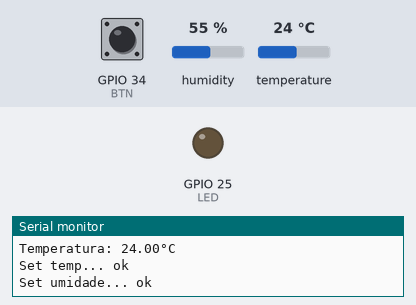
This sketch was run on a simulated ESP32. On the bench: output pins drawn as LEDs (lit = HIGH), the last lines printed to the serial monitor. The inputs (shaded band) are chosen by the test bench; at power-on: GPIO 34 (BTN) LOW, humidity 55 %, temperature 24 °C. WiFi joins after 1.5 s; servers stay silent unless stated; the Firebase database answers and starts empty.

Above: at 2.7 s.
2.8 s: GPIO 34 (BTN) pulled HIGH for 0.15 s
At 3.6 s:
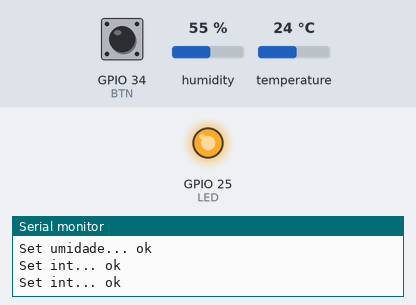
4.4 s: GPIO 34 (BTN) pulled HIGH for 1 s
At 5.5 s:
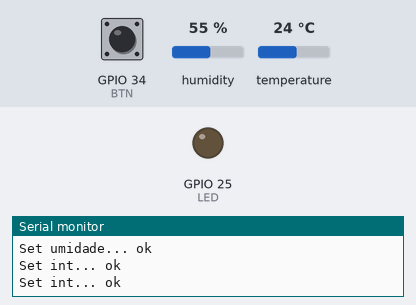
6.9 s: GPIO 34 (BTN) pulled HIGH for 3.2 s
At 7.9 s:
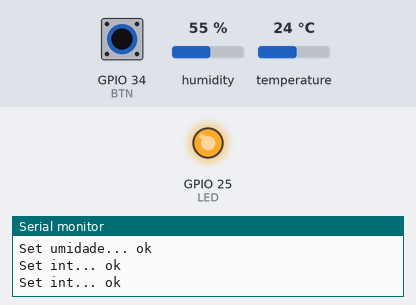
Timing chart, 0 to 9.9 s (numbered marks = the images above; inputs shaded):
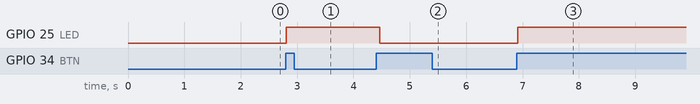

The sketch:

firebase_test.ino
```cpp
// (licence header left out)
/** Esse exemplo mostra o acesso ao Realtime Database (RTDB) em modo teste (sem autenticação) para envio de dados do sensor DHT11 (temperatura e umidade).
 *  Além disso, o sistema permite o envio do status de um led conectado a uma porta digital, bem como o recebimento de comandos de acionamento.
 *
 *  Exemplo modificado por: Lucas Mendes
 *
 *  Email: lucas.mendes.lfm@gmail.com
 *
 *  Github:
 *
 */

#include <Arduino.h>
#include <WiFi.h>
#include <FirebaseESP32.h>

// Provide the RTDB payload printing info and other helper functions.
#include <addons/RTDBHelper.h>

// DHT11
#include <DHT.h> // Inclui a biblioteca DHT Sensor Library

#define DHTPIN 32 // Pino digital 32 conectado ao DHT11
#define DHTTYPE DHT11 //DHT 11

/* Definição das credenciais Wi-Fi */
#define WIFI_SSID ""
#define WIFI_PASSWORD ""

/* Definição da URL do Realtime Database no Firebase */
#define DATABASE_URL "" //<databaseName>.firebaseio.com or <databaseName>.<region>.firebasedatabase.app

/* Definição do objeto de dados Firebase */
FirebaseData fbdo;

/* Definição dos dados de autenticação */
FirebaseAuth auth;

/* Definição dos dados de configuração */
FirebaseConfig config;

/* variável para controle do intervalo entre requisições (evitando o uso de delay) */
unsigned long dataMillis = 0;

/* Definição dos pinos para o led e o botão de acionamento */
int LED = 25;
int BTN = 34;

int estadoLed; // Guarda o último estado estável do led;
bool stable;    // Guarda o último estado estável do botão;
bool unstable;  // Guarda o último estado instável do botão;
uint32_t bounce_timer; // Timer para checar o efeito de trepidação do botão

DHT dht(DHTPIN, DHTTYPE); // Inicializando o objeto dht do tipo DHT passando como parâmetro o pino (DHTPIN) e o tipo do sensor (DHTTYPE)

/* Função para verificar se houve de fato uma mudança estável no estado do botão.
 *  Essa verificação é necessária para evitar problemas relacionados ao efeito de trepidação no acionamento do botão.
 *  Teste intervalos de tempo diferentes para chegar ao valor que melhor se ajuste ao seu caso. Esse exemplo utiliza um intervalo de 10 ms.
*/
bool changed() {
  bool now = digitalRead(BTN);   // Lê o estado atual do botão;
  if (unstable != now) {       // Checa se houve mudança;
    bounce_timer = millis();   // Atualiza timer;
    unstable = now;            // Atualiza estado instável;
  }
  else if (millis() - bounce_timer > 10) {  // Checa o tempo de trepidação acabou (10 ms);
    if (stable != now) {           // Checa se a mudança ainda persiste;
      stable = now;                  // Atualiza estado estável;
      return 1;
    }
  }
  return 0;
}

void setup()
{

    Serial.begin(115200);

    pinMode(LED, OUTPUT);
    pinMode(BTN, INPUT);

    dht.begin();//Inicializa o sensor DHT11

    stable = digitalRead(BTN);
    estadoLed = 0;

    WiFi.begin(WIFI_SSID, WIFI_PASSWORD);
    Serial.print("Conectando ao Wi-Fi");
    while (WiFi.status() != WL_CONNECTED)
    {
        Serial.print(".");
        delay(300);
    }
    Serial.println();
    Serial.print("Conectado com o IP: ");
    Serial.println(WiFi.localIP());
    Serial.println();

    Serial.printf("Cliente Firebase v%s\n\n", FIREBASE_CLIENT_VERSION);

    /* Assign the certificate file (optional) */
    // config.cert.file = "/cert.cer";
    // config.cert.file_storage = StorageType::FLASH;

    /* Assign the database URL(required) */
    config.database_url = DATABASE_URL;

    config.signer.test_mode = true;

    /**
     Set the database rules to allow public read and write.

       {
          "rules": {
              ".read": true,
              ".write": true
          }
        }

    */

    // Comment or pass false value when WiFi reconnection will control by your code or third party library e.g. WiFiManager
    Firebase.reconnectNetwork(true);

    // Since v4.4.x, BearSSL engine was used, the SSL buffer need to be set.
    // Large data transmission may require larger RX buffer, otherwise connection issue or data read time out can be occurred.
    fbdo.setBSSLBufferSize(4096 /* Rx buffer size in bytes from 512 - 16384 */, 1024 /* Tx buffer size in bytes from 512 - 16384 */);

    /* Inicialização da biblioteca com dados de aconfiguração e autenticação */
    Firebase.begin(&config, &auth);
}

void loop()
{
    if (changed()) {
      if(stable){
        digitalWrite(LED, !estadoLed);
        estadoLed = !estadoLed;

        // Ao detectar uma mudança no estado do botão, realiza o acionamento do led (apaga ou acende) e envia o status e o comando ao RTDB
        Serial.printf("Set int... %s\n", Firebase.setInt(fbdo, "/led_1", estadoLed) ? "ok" : fbdo.errorReason().c_str());
        Serial.printf("Set int... %s\n", Firebase.setInt(fbdo, "/c_led_1", estadoLed) ? "ok" : fbdo.errorReason().c_str());
      }
    }

    // Intervalo de 2 segundos para o envio dos dados
    if (millis() - dataMillis > 2000)
    {
        dataMillis = millis();
        int iVal = 0;
        // Verifica se houve envio de comando remoto de acionamento do Led
        Serial.printf("Get int ref... %s\n", Firebase.getInt(fbdo, F("/c_led_1"), &iVal) ? String(iVal).c_str() : fbdo.errorReason().c_str());

        // Caso o comando enviado represente um estado diferente ao qual o led se encontra, modifica o estado do led e confirma o novo estado no RTDB
        if(estadoLed != iVal){
          digitalWrite(LED, iVal);
          estadoLed = !estadoLed;
          Serial.printf("Set int... %s\n", Firebase.setInt(fbdo, "/led_1", estadoLed) ? "ok" : fbdo.errorReason().c_str());
        }

        float h = dht.readHumidity(); // lê o valor da umidade e armazena na variável h do tipo float (aceita números com casas decimais)
        float t = dht.readTemperature(); // lê o valor da temperatura e armazena na variável t do tipo float (aceita números com casas decimais)

        if (isnan(h) || isnan(t)) { // Verifica se a umidade ou temperatura são ou não um número
          return; // Caso não seja um número, retorna
        }

        // Imprime os dados do sensor no monitor serial
        Serial.print("Umidade: ");
        Serial.print(h);
        Serial.println("%");
        Serial.print("Temperatura: ");
        Serial.print(t);
        Serial.println("°C ");

        // enviando dados de temperatura e umidade ao RTDB
        Serial.printf("Set temp... %s\n", Firebase.setInt(fbdo, "/temp", t) ? "ok" : fbdo.errorReason().c_str());
        Serial.printf("Set umidade... %s\n", Firebase.setInt(fbdo, "/umidade", h) ? "ok" : fbdo.errorReason().c_str());
    }

}
```

Measured:
- after the input at 2.8 s, GPIO 25 (LED): LOW → HIGH at once
- after the input at 4.4 s, GPIO 25 (LED): HIGH → LOW after 0.06 s
- after the input at 6.9 s, GPIO 25 (LED): LOW → HIGH at once
